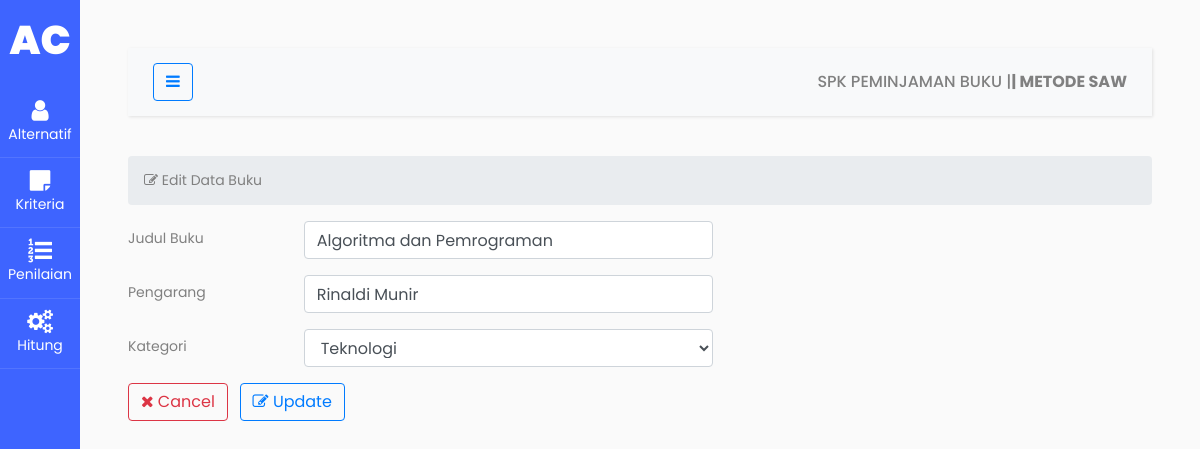
The page /edit_buku.php?id_buku=1 on the database its author committed.
### tables this page shows
CREATE TABLE buku (
    id_buku INT PRIMARY KEY,
    judul_buku VARCHAR(150) NOT NULL,
    pengarang VARCHAR(100) NOT NULL,
    penerbit VARCHAR(100) NOT NULL,
    tahun_terbit YEAR NOT NULL,
    kategori VARCHAR(50) NOT NULL,
    jumlah_buku INT NOT NULL
);

### edit_buku.php (the view, shortened to what this page needs)
<!doctype html>
<html lang="en">
<?php include 'components/head.php'; ?>
<body>
<div class="wrapper d-flex align-items-stretch">
<?php include 'components/sidebar.php'; ?>
<div id="content" class="p-4 p-md-5">
<?php include 'components/navbar.php'; ?>
<section id="main-content">
<section class="wrapper">
<div class="row">
  <div class="col-lg-12">
    <ol class="breadcrumb">
      <li><i class="fa fa-edit"></i> Edit Data Buku</li>
    </ol>
  </div>
</div>
<?php
include 'koneksi.php';
$id_buku = (int) $_GET['id_buku'];
?>
<form method="POST">
<?php
$stmt = $conn->prepare("SELECT * FROM buku WHERE id_buku = ?");
$stmt->bind_param("i", $id_buku);
$stmt->execute();
$data = $stmt->get_result();
if ($data->num_rows > 0):
$row = $data->fetch_assoc();
?>
<div class="form-group row">
  <label class="col-sm-2 col-form-label">Judul Buku</label>
  <div class="col-sm-5">
    <input type="text" class="form-control" name="judul_buku"
           value="<?= htmlspecialchars($row['judul_buku']) ?>">
  </div>
</div>
<div class="form-group row">
  <label class="col-sm-2 col-form-label">Pengarang</label>
  <div class="col-sm-5">
    <input type="text" class="form-control" name="pengarang"
           value="<?= htmlspecialchars($row['pengarang']) ?>">
  </div>
</div>
<div class="form-group row">
  <label class="col-sm-2 col-form-label">Kategori</label>
  <div class="col-sm-5">
    <select class="form-control" name="kategori">
      <?php
      $kategoriList = ['Pendidikan','Teknologi','Sains','Sosial','Novel','Lainnya'];
      foreach ($kategoriList as $kat):
      ?>
        <option value="<?= $kat ?>" <?= ($row['kategori']==$kat)?'selected':'' ?>>
          <?= $kat ?>
        </option>
      <?php endforeach; ?>
    </select>
  </div>
</div>
<div class="mt-3">
  <a href="index.php" class="btn btn-outline-danger mr-2">
    <i class="fa fa-close"></i> Cancel
  </a>
  <button type="submit" name="edit" class="btn btn-outline-primary">
    <i class="fa fa-edit"></i> Update
  </button>
</div>
<?php endif; ?>
</form>
</section>
</section>
</div>
</div>
</body>
</html>

### rows shown on the page
buku: judul_buku "Algoritma dan Pemrograman", pengarang "Rinaldi Munir", kategori "Teknologi"
